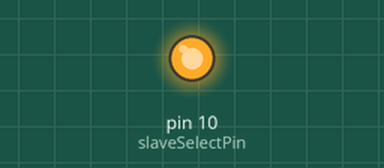
A sketch run on a simulated Arduino Uno, built with avr-gcc and run on an emulated ATmega328P. Shown: output pins drawn as LEDs (lit = HIGH).

Above: at 0.1 s.
Timing chart, 0 to 1.6 s (numbered marks = the images above):
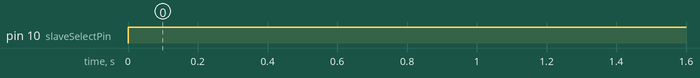

The sketch:

spiTest.ino
```cpp
/* SPI Test */

// include the SPI library:
#include <SPI.h>

// set pin 10 as the slave select for the digital pot:
const int slaveSelectPin = 10;

void setup() {
  pinMode(slaveSelectPin, OUTPUT);
  //pinMode(LED_BUILTIN, OUTPUT);
  SPI.begin();
}

void loop() {
  char buf[32] = {};
  sprintf(buf, "Hello Arduino world please work");
  /*
  delay(1500);
  digitalWrite(LED_BUILTIN, HIGH);
  delay(1500);
  digitalWrite(LED_BUILTIN, LOW);
  */
  SPI.beginTransaction(SPISettings(8000000, MSBFIRST, SPI_MODE0));
  digitalWrite(10, LOW);
  SPI.transfer(buf, sizeof(buf));
  digitalWrite(10, HIGH);
  SPI.endTransaction();
  delay(500);
}
```

Measured:
- by itself, pin 10 (slaveSelectPin): LOW → HIGH at 0.00 s
